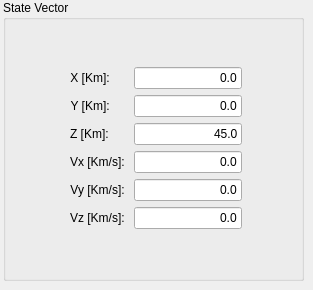
      <widget class="QWidget" name="stateVectorPage">
       <widget class="QGroupBox" name="groupBox_2">
        <property name="geometry">
         <rect>
          <x>3</x>
          <y>0</y>
          <width>301</width>
          <height>281</height>
         </rect>
        </property>
        <property name="title">
         <string>State Vector</string>
        </property>
        <property name="flat">
         <bool>true</bool>
        </property>
        <widget class="QWidget" name="formLayoutWidget">
         <property name="geometry">
          <rect>
           <x>0</x>
           <y>20</y>
           <width>301</width>
           <height>256</height>
          </rect>
         </property>
         <layout class="QFormLayout" name="formLayout">
          <property name="fieldGrowthPolicy">
           <enum>QFormLayout::FieldsStayAtSizeHint</enum>
          </property>
          <property name="formAlignment">
           <set>Qt::AlignCenter</set>
          </property>
          <item row="0" column="0">
           <widget class="QLabel" name="a">
            <property name="text">
             <string>X [Km]: </string>
            </property>
            <property name="alignment">
             <set>Qt::AlignRight|Qt::AlignTrailing|Qt::AlignVCenter</set>
            </property>
           </widget>
          </item>
          <item row="0" column="1">
           <widget class="QLineEdit" name="positionXEdit">
            <property name="text">
             <string>0.0</string>
            </property>
            <property name="alignment">
             <set>Qt::AlignRight|Qt::AlignTrailing|Qt::AlignVCenter</set>
            </property>
           </widget>
          </item>
          <item row="1" column="0">
           <widget class="QLabel" name="e">
            <property name="text">
             <string>Y [Km]: </string>
            </property>
            <property name="alignment">
             <set>Qt::AlignRight|Qt::AlignTrailing|Qt::AlignVCenter</set>
            </property>
           </widget>
          </item>
          <item row="1" column="1">
           <widget class="QLineEdit" name="positionYEdit">
            <property name="text">
             <string>0.0</string>
            </property>
            <property name="alignment">
             <set>Qt::AlignRight|Qt::AlignTrailing|Qt::AlignVCenter</set>
            </property>
           </widget>
          </item>
          <item row="2" column="0">
           <widget class="QLabel" name="i">
            <property name="text">
             <string>Z [Km]: </string>
            </property>
            <property name="alignment">
             <set>Qt::AlignRight|Qt::AlignTrailing|Qt::AlignVCenter</set>
            </property>
           </widget>
          </item>
          <item row="2" column="1">
           <widget class="QLineEdit" name="positionZEdit">
            <property name="text">
             <string>45.0</string>
            </property>
            <property name="alignment">
             <set>Qt::AlignRight|Qt::AlignTrailing|Qt::AlignVCenter</set>
            </property>
           </widget>
          </item>
          <item row="3" column="0">
           <widget class="QLabel" name="raan">
            <property name="text">
             <string>Vx [Km/s]: </string>
            </property>
            <property name="alignment">
             <set>Qt::AlignRight|Qt::AlignTrailing|Qt::AlignVCenter</set>
            </property>
           </widget>
          </item>
          <item row="3" column="1">
           <widget class="QLineEdit" name="velocityXEdit">
            <property name="text">
             <string>0.0</string>
            </property>
            <property name="alignment">
             <set>Qt::AlignRight|Qt::AlignTrailing|Qt::AlignVCenter</set>
            </property>
           </widget>
          </item>
          <item row="4" column="0">
           <widget class="QLabel" name="omega">
            <property name="text">
             <string>Vy [Km/s]: </string>
            </property>
            <property name="alignment">
             <set>Qt::AlignRight|Qt::AlignTrailing|Qt::AlignVCenter</set>
            </property>
           </widget>
          </item>
          <item row="4" column="1">
           <widget class="QLineEdit" name="velocityYEdit">
            <property name="text">
             <string>0.0</string>
            </property>
            <property name="alignment">
             <set>Qt::AlignRight|Qt::AlignTrailing|Qt::AlignVCenter</set>
            </property>
           </widget>
          </item>
          <item row="5" column="0">
           <widget class="QLabel" name="nu">
            <property name="text">
             <string>Vz [Km/s]: </string>
            </property>
            <property name="alignment">
             <set>Qt::AlignRight|Qt::AlignTrailing|Qt::AlignVCenter</set>
            </property>
           </widget>
          </item>
          <item row="5" column="1">
           <widget class="QLineEdit" name="velocityZEdit">
            <property name="text">
             <string>0.0</string>
            </property>
            <property name="alignment">
             <set>Qt::AlignRight|Qt::AlignTrailing|Qt::AlignVCenter</set>
            </property>
           </widget>
          </item>
         </layout>
        </widget>
       </widget>
      </widget>
